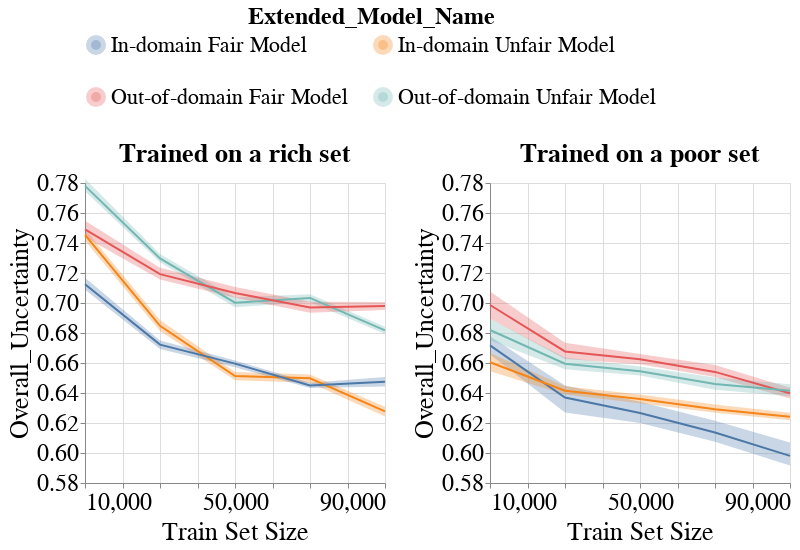

Notebook code for this chart:
### Code cell
create_group_metric_line_bands_per_dataset_plot(metrics_per_exp_dct=metrics_per_exp_dct,
                                                experiment_names=EXPERIMENT_NAMES,
                                                model_name=MODEL_NAMES[0],
                                                metric_type='subgroup',
                                                metric_name='Overall_Uncertainty',
                                                group_name='overall',
                                                ylim=[0.58, 0.78],
                                                with_band=True)
